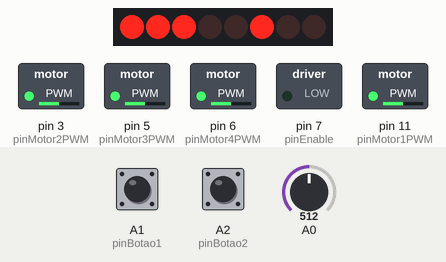
Recording of a sketch running on a simulated Arduino Uno, built with avr-gcc and run on an emulated ATmega328P. Shown: 8 shift-register outputs drawn as a row of LEDs (first output left, lit = HIGH), switched loads named in the sketch (green lamp = pin HIGH). Wiring (inferred from the names in the program): shift register (74HC595): data pin 8; shift clock pin 4; latch pin 12. Wiring (inferred from the signals the program sends): row of LEDs: on Q0, Q1, Q2, Q3, Q4, Q5, Q6, Q7. The test bench sets the inputs (shaded band); at power-on: A1 (pinBotao1) HIGH, A2 (pinBotao2) HIGH, A0 = 512. Pins used as bus, display or sensor lines are not drawn.

Above: at 1.2 s.
1.3 s: A1 (pinBotao1) pulled LOW for 0.15 s
At 1.37 s:
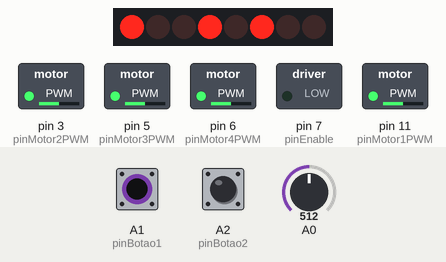
2.9 s: A2 (pinBotao2) pulled LOW for 0.15 s
At 2.97 s:
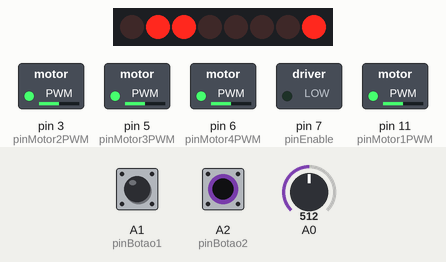
4.5 s: A1 (pinBotao1) pulled LOW for 3.2 s
At 5.1 s:
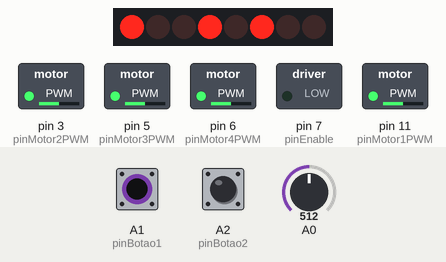
Timing chart, 0 to 9.2 s (numbered marks = the images above; inputs shaded):
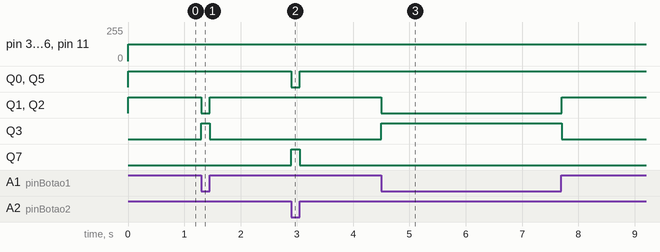

The sketch:

car-4w4.ino
```cpp
#define pinSH_CP  4
#define pinST_CP  12
#define pinDS     8
#define pinEnable 7

#define pinMotor1PWM 11
#define pinMotor2PWM 3
#define pinMotor3PWM 5
#define pinMotor4PWM 6

#define qtdeCI   1

#define bitMotor1A 2
#define bitMotor1B 3
#define bitMotor2A 1
#define bitMotor2B 4
#define bitMotor3A 5
#define bitMotor3B 7
#define bitMotor4A 0
#define bitMotor4B 6

int velPot;
int potenciometroValor;

#define pinBotao1 A1
#define pinBotao2 A2

int pressionado1;
int pressionado2;

void ci74HC595Write(byte pino, bool estado);

  void setup() {

    pinMode(pinSH_CP, OUTPUT);
    pinMode(pinST_CP, OUTPUT);
    pinMode(pinEnable, OUTPUT);
    pinMode(pinDS, OUTPUT);

    pinMode(pinMotor1PWM, OUTPUT);
    pinMode(pinMotor2PWM, OUTPUT);
    pinMode(pinMotor3PWM, OUTPUT);
    pinMode(pinMotor4PWM, OUTPUT);

    digitalWrite(pinEnable, LOW);

    pinMode(pinBotao1, INPUT_PULLUP);
    pinMode(pinBotao2, INPUT_PULLUP);

    Serial.begin(9600);
  }

  void loop() {

    potenciometroValor = analogRead(A0);
    velPot = map(potenciometroValor, 0, 1023, 0, 255);
    pressionado1 = digitalRead(pinBotao1);
    pressionado2 = digitalRead(pinBotao2);

    if (pressionado1 == LOW && pressionado2 == HIGH && pressionado1 != HIGH){

      paraDireita(velPot);

    }

    if (pressionado2 == LOW && pressionado1 == HIGH && pressionado2 != HIGH){

      paraEsquerda(velPot);

    }

    if (pressionado1 == HIGH && pressionado2 == HIGH){

      paraFrente(velPot);

    }

    if (pressionado1 == LOW && pressionado2 == LOW){

      parado(0);

    }
  }

  void ci74HC595Write(byte pino, bool estado) {
    static byte ciBuffer[qtdeCI];

    bitWrite(ciBuffer[pino / 8], pino % 8, estado);

    digitalWrite(pinST_CP, LOW);

    digitalWrite(pinDS, LOW);
    digitalWrite(pinSH_CP, LOW);

    for (int nC = qtdeCI-1; nC >= 0; nC--) {
        for (int nB = 7; nB >= 0; nB--) {

            digitalWrite(pinSH_CP, LOW);

            digitalWrite(pinDS,  bitRead(ciBuffer[nC], nB) );

            digitalWrite(pinSH_CP, HIGH);
            digitalWrite(pinDS, LOW);
        }
    }

    digitalWrite(pinST_CP, HIGH);
  }

  void paraFrente (int velocidade){

    ci74HC595Write(bitMotor1A, HIGH);
    ci74HC595Write(bitMotor1B, LOW);

    ci74HC595Write(bitMotor2A, HIGH);
    ci74HC595Write(bitMotor2B, LOW);

    ci74HC595Write(bitMotor3A, HIGH);
    ci74HC595Write(bitMotor3B, LOW);

    ci74HC595Write(bitMotor4A, HIGH);
    ci74HC595Write(bitMotor4B, LOW);

    analogWrite(pinMotor1PWM, velocidade);
    analogWrite(pinMotor2PWM, velocidade);
    analogWrite(pinMotor3PWM, velocidade);
    analogWrite(pinMotor4PWM, velocidade);

  }

  void paraDireita (int velocidade){

    ci74HC595Write(bitMotor1A, LOW);
    ci74HC595Write(bitMotor1B, HIGH);

    ci74HC595Write(bitMotor2A, LOW);
    ci74HC595Write(bitMotor2B, LOW);

    ci74HC595Write(bitMotor3A, HIGH);
    ci74HC595Write(bitMotor3B, LOW);

    ci74HC595Write(bitMotor4A, HIGH);
    ci74HC595Write(bitMotor4B, LOW);

    analogWrite(pinMotor1PWM, velocidade);
    analogWrite(pinMotor2PWM, velocidade);
    analogWrite(pinMotor3PWM, velocidade);
    analogWrite(pinMotor4PWM, velocidade);

  }

  void paraEsquerda (int velocidade){

    ci74HC595Write(bitMotor1A, HIGH);
    ci74HC595Write(bitMotor1B, LOW);

    ci74HC595Write(bitMotor2A, HIGH);
    ci74HC595Write(bitMotor2B, LOW);

    ci74HC595Write(bitMotor3A, LOW);
    ci74HC595Write(bitMotor3B, HIGH);

    ci74HC595Write(bitMotor4A, LOW);
    ci74HC595Write(bitMotor4B, LOW);

    analogWrite(pinMotor1PWM, velocidade);
    analogWrite(pinMotor2PWM, velocidade);
    analogWrite(pinMotor3PWM, velocidade);
    analogWrite(pinMotor4PWM, velocidade);

  }

  void parado (int velocidade){

    ci74HC595Write(bitMotor1A, LOW);
    ci74HC595Write(bitMotor1B, LOW);

    ci74HC595Write(bitMotor2A, LOW);
    ci74HC595Write(bitMotor2B, LOW);

    ci74HC595Write(bitMotor3A, LOW);
    ci74HC595Write(bitMotor3B, LOW);

    ci74HC595Write(bitMotor4A, LOW);
    ci74HC595Write(bitMotor4B, LOW);

    analogWrite(pinMotor1PWM, velocidade);
    analogWrite(pinMotor2PWM, velocidade);
    analogWrite(pinMotor3PWM, velocidade);
    analogWrite(pinMotor4PWM, velocidade);

  }
```

Measured:
- after the input at 1.3 s, Q1, Q2: HIGH → LOW at once, → HIGH 0.15 s later; Q3: LOW → HIGH at once, → LOW 0.15 s later
- after the input at 2.9 s, Q0, Q5: HIGH → LOW at once, → HIGH 0.15 s later; Q7: LOW → HIGH at once, → LOW 0.15 s later
- after the input at 4.5 s, Q1, Q2: HIGH → LOW at once, → HIGH 3.2 s later; Q3: LOW → HIGH at once, → LOW 3.2 s later
